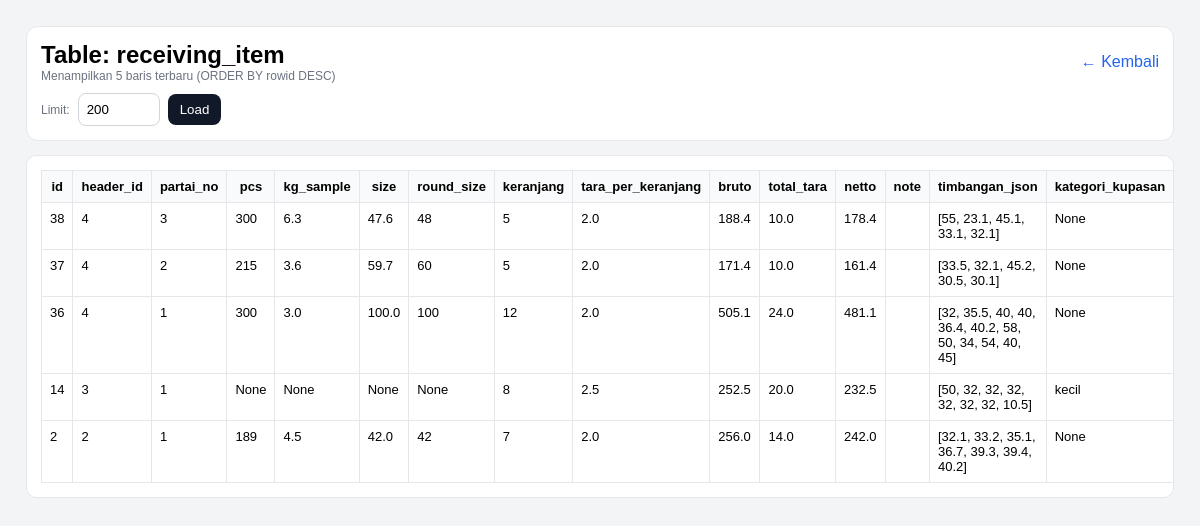
/admin/db/table/receiving_item (signed in), run on the app's committed database.
### tables this page shows
CREATE TABLE receiving_item (
                id INTEGER PRIMARY KEY AUTOINCREMENT,
                header_id INTEGER NOT NULL,
                partai_no INTEGER NOT NULL,
            
                pcs INTEGER,
                kg_sample REAL,
            
                size REAL,
                round_size INTEGER,
            
                keranjang INTEGER,
                tara_per_keranjang REAL,
            
                bruto REAL,
                total_tara REAL,
                netto REAL,
            
                note TEXT,
                timbangan_json TEXT,
            
                kategori_kupasan TEXT,
                fiber REAL,
            
                FOREIGN KEY(header_id)
                    REFERENCES receiving_header(id)
                    ON DELETE CASCADE
            );

### app.py (the view)
@app.route("/admin/db/table/<table_name>", methods=["GET"])
def admin_db_table_view(table_name):
    if not require_login():
        return redirect(url_for("login"))
    conn = get_conn()
    try:
        tables = [r["name"] for r in conn.execute("""
            SELECT name FROM sqlite_master WHERE type='table'
        """).fetchall()]
        if table_name not in tables:
            return "Table tidak valid", 400
        limit = request.args.get("limit", "200")
        try:
            limit = int(limit)
        except:
            limit = 200
        limit = max(1, min(limit, 2000))
        cols = [r["name"] for r in conn.execute(f"PRAGMA table_info({table_name})").fetchall()]
        rows = conn.execute(f"""
            SELECT * FROM {table_name}
            ORDER BY rowid DESC
            LIMIT ?
        """, (limit,)).fetchall()
        return render_template(
            "admin_db_table.html",
            table_name=table_name,
            cols=cols,
            rows=[dict(r) for r in rows],
            limit=limit
        )
    finally:
        conn.close()

### app.py (called while the page is built)
def require_login() -> bool:
    return bool(session.get("user"))

### helpers/db.py (called while the page is built)
def get_conn():
    conn = sqlite3.connect(DB_PATH, timeout=30)
    conn.row_factory = sqlite3.Row
    conn.execute("PRAGMA foreign_keys = ON;")
    conn.execute("PRAGMA journal_mode = WAL;")
    return conn

### templates/admin_db_table.html (shortened to what this page needs)
<!doctype html>
<html lang="id">
<head>
</head>
<body>
<div class="card">
  <div style="display:flex;justify-content:space-between;align-items:center;gap:10px;">
    <div>
      <h2 style="margin:0;">Table: {{ table_name }}</h2>
      <div class="muted">Menampilkan {{ rows|length }} baris terbaru (ORDER BY rowid DESC)</div>
    </div>
    <div>
      <a href="/admin/db">← Kembali</a>
    </div>
  </div>
  <form method="get" style="margin-top:10px;display:flex;gap:8px;align-items:center;">
    <label class="muted">Limit:</label>
    <input type="number" name="limit" value="{{ limit }}" min="1" max="2000">
    <button type="submit">Load</button>
  </form>
</div>
<div class="card scroll">
  <table>
    <thead>
      <tr>
        {% for c in cols %}
          <th>{{ c }}</th>
        {% endfor %}
      </tr>
    </thead>
    <tbody>
      {% for r in rows %}
        <tr>
          {% for c in cols %}
            <td>{{ r.get(c, "") }}</td>
          {% endfor %}
        </tr>
      {% endfor %}
    </tbody>
  </table>
</div>
</body>
</html>

### templates/admin_db_table.html (style rules this page uses)
body { font-family:Arial;background:#f3f4f6;padding:18px }
.card { background:#fff;border:1px solid #e5e7eb;border-radius:12px;padding:14px;margin-bottom:14px }
table { width:100%;border-collapse:collapse }
th,td { border:1px solid #e5e7eb;padding:8px;font-size:13px;vertical-align:top }
th { background:#f9fafb;position:sticky;top:0 }
.muted { color:#6b7280;font-size:12px }
a { color:#2563eb;text-decoration:none }
.scroll { overflow:auto;max-height:75vh;border:1px solid #e5e7eb;border-radius:10px }
input { padding:8px;border:1px solid #d1d5db;border-radius:8px }
button { padding:8px 12px;border:0;border-radius:8px;background:#111827;color:#fff;cursor:pointer }

### data on the page
receiving_item: get "38" "4" "3" "300" "6.3" "47.6" "48" "5" "2.0" "188.4" "10.0" "178.4" "[55, 23.1, 45.1, 33.1, 32.1]" "None"
receiving_item: get "37" "4" "2" "215" "3.6" "59.7" "60" "5" "2.0" "171.4" "10.0" "161.4" "[33.5, 32.1, 45.2, 30.5, 30.1]" "None"
receiving_item: get "36" "4" "1" "300" "3.0" "100.0" "100" "12" "2.0" "505.1" "24.0" "481.1" "[32, 35.5, 40, 40, 36.4, 40.2, 58, 50, 34, 54, 40, 45]" "None"
receiving_item: get "14" "3" "1" "None" "None" "None" "None" "8" "2.5" "252.5" "20.0" "232.5" "[50, 32, 32, 32, 32, 32, 32, 10.5]" "kecil"
receiving_item: get "2" "2" "1" "189" "4.5" "42.0" "42" "7" "2.0" "256.0" "14.0" "242.0" "[32.1, 33.2, 35.1, 36.7, 39.3, 39.4, 40.2]" "None"

### other printed values
{{ table_name }} "receiving_item"
{{ rows|length }} "5"
{{ c }} "id" "header_id" "partai_no" "pcs" "kg_sample" "size" "round_size" "keranjang" "tara_per_keranjang" "bruto" "total_tara" "netto" "note" "timbangan_json" "kategori_kupasan"
